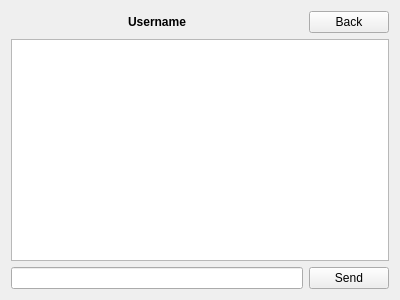
<?xml version="1.0" encoding="UTF-8"?>
<ui version="4.0">
 <class>Chat</class>
 <widget class="QWidget" name="Chat">
  <property name="geometry">
   <rect>
    <x>0</x>
    <y>0</y>
    <width>400</width>
    <height>300</height>
   </rect>
  </property>
  <property name="windowTitle">
   <string>Dialog</string>
  </property>
  <layout class="QGridLayout" name="gridLayout">
   <item row="3" column="0">
    <widget class="QLineEdit" name="lineEdit"/>
   </item>
   <item row="0" column="0">
    <widget class="QLabel" name="userNameLabel">
     <property name="font">
      <font>
       <weight>75</weight>
       <bold>true</bold>
      </font>
     </property>
     <property name="text">
      <string>Username</string>
     </property>
     <property name="alignment">
      <set>Qt::AlignCenter</set>
     </property>
    </widget>
   </item>
   <item row="0" column="1">
    <widget class="QPushButton" name="backButton">
     <property name="text">
      <string>Back</string>
     </property>
    </widget>
   </item>
   <item row="2" column="0" colspan="2">
    <widget class="QListWidget" name="messageList"/>
   </item>
   <item row="3" column="1">
    <widget class="QPushButton" name="sendButton">
     <property name="text">
      <string>Send</string>
     </property>
    </widget>
   </item>
  </layout>
 </widget>
 <resources/>
 <connections/>
</ui>
